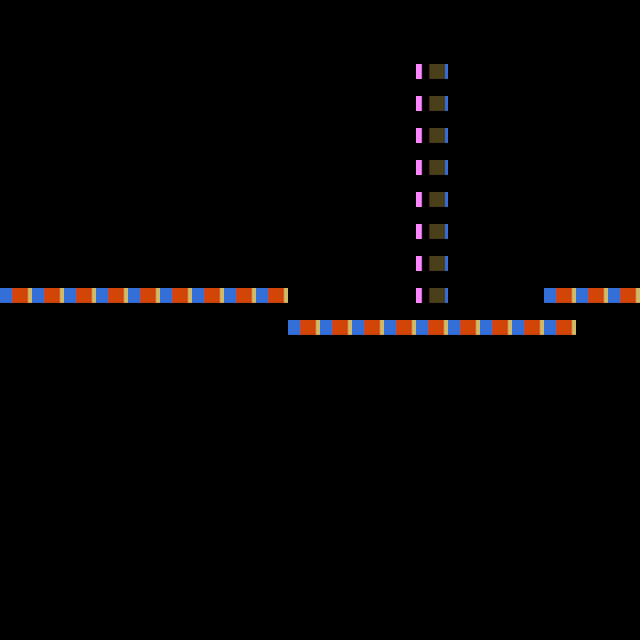

This game map was drawn from its Tiled (.tmx) file and the tilesets committed beside it. A one-line description and the trimmed map source follow:
An orthogonal 20x20 tile map with 32x32 px tiles, 2 tile layers (layer2, layer1) and 1 object (obj1).

<map version="1.0" orientation="orthogonal" width="20" height="20" tilewidth="32" tileheight="32">
 <tileset firstgid="1" name="tilesetCollisions" tilewidth="32" tileheight="32" spacing="1" margin="1">
  <image source="tilesetCollisions.png" width="112" height="40" />
 </tileset>
 <layer name="layer2" width="20" height="20">
  <data>[400 cells, 8 non-empty, 1 distinct tile ids]</data>
 </layer>
 <layer name="layer1" width="20" height="20">
  <data>[400 cells, 21 non-empty, 1 distinct tile ids]</data>
 </layer>
 <objectgroup name="object1" width="20" height="20">
  <object name="obj1" x="104" y="109" width="52" height="47" />
 </objectgroup>
</map>
